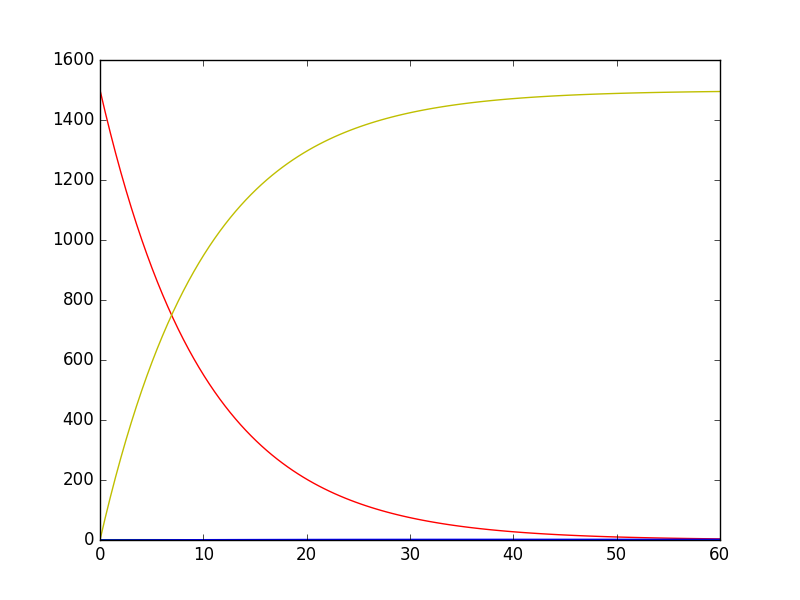

Write Python code to recreate this figure.
#!/usr/bin/env python
# -*- coding: utf-8 -*-
# vim: ft=python ts=4 sw=4 sts=4 et fenc=utf-8
# Original author: "Eivind Magnus Hvidevold" <hvidevold@gmail.com>
# License: GNU GPLv3 at http://www.gnu.org/licenses/gpl.html

'''
'''

import os
import sys
import re

import numpy
import ODESolver
from matplotlib.pylab import *

class ProblemSIR:
    def __init__(self, p, nu, beta, S0, I0, R0, V0, T):
        self.T = T
        self.p = p
        self.S0 = S0
        self.I0 = I0
        self.R0 = R0
        self.V0 = V0

        if isinstance(nu, (float, int)):
            self.nu = lambda t: nu
        elif callable(nu):
            self.nu = nu

        if isinstance(beta, (float, int)):
            self.beta = lambda t: beta
        elif callable(beta):
            self.beta = beta

    def __call__(self, u, t):
        S, I, R, V = u
        return [
                -self.beta(t)*S*I - self.p*S,
                self.beta(t)*S*I-self.nu(t)*I,
                self.nu(t)*I,
                self.p*S]

    def term(self, u, t, i):
        S, I, R, V = u[i]
        eps = 1e-7
        return S + I + R + V - (self.S0 + self.I0 + self.R0 + self.V0) > eps

class SolverSIR:
    def __init__(self, problem, dt):
        self.problem = problem
        self.dt = dt

    def solve(self, method=ODESolver.RungeKutta4):
        'entry point'
        problem = self.problem
        solver = method(problem)
        solver.set_initial_condition([problem.S0, problem.I0, problem.R0, problem.V0])
        n = int(round(self.problem.T/float(self.dt)))
        tp = numpy.linspace(0, self.problem.T, n)
        u, t = solver.solve(tp, lambda u, t, i: problem.term(u, t, i))
        print 'Max infected', max(u[:,1])
        return tp, u

def doPlot(tp, u):
    plot(tp, u[:,0], 'r-')
    plot(tp, u[:,1], 'g-')
    plot(tp, u[:,2], 'b-')
    plot(tp, u[:,3], 'y-')
    show()

def main():
    beta = lambda t: 0.0001
    problem = ProblemSIR(T=60, p=0.1, nu=0.1, beta=beta, S0=1500, I0=1.0, R0=0.0, V0=0.0)
    solver = SolverSIR(problem, 0.5)
    tp, u = solver.solve()
    doPlot(tp, u)


if __name__ == '__main__':
    main()

'''
Max infected 64.52 with beta = 0.0005. Much less than before with 897.18.
Max infected 1.10 with beta = 0.0001.
'''
